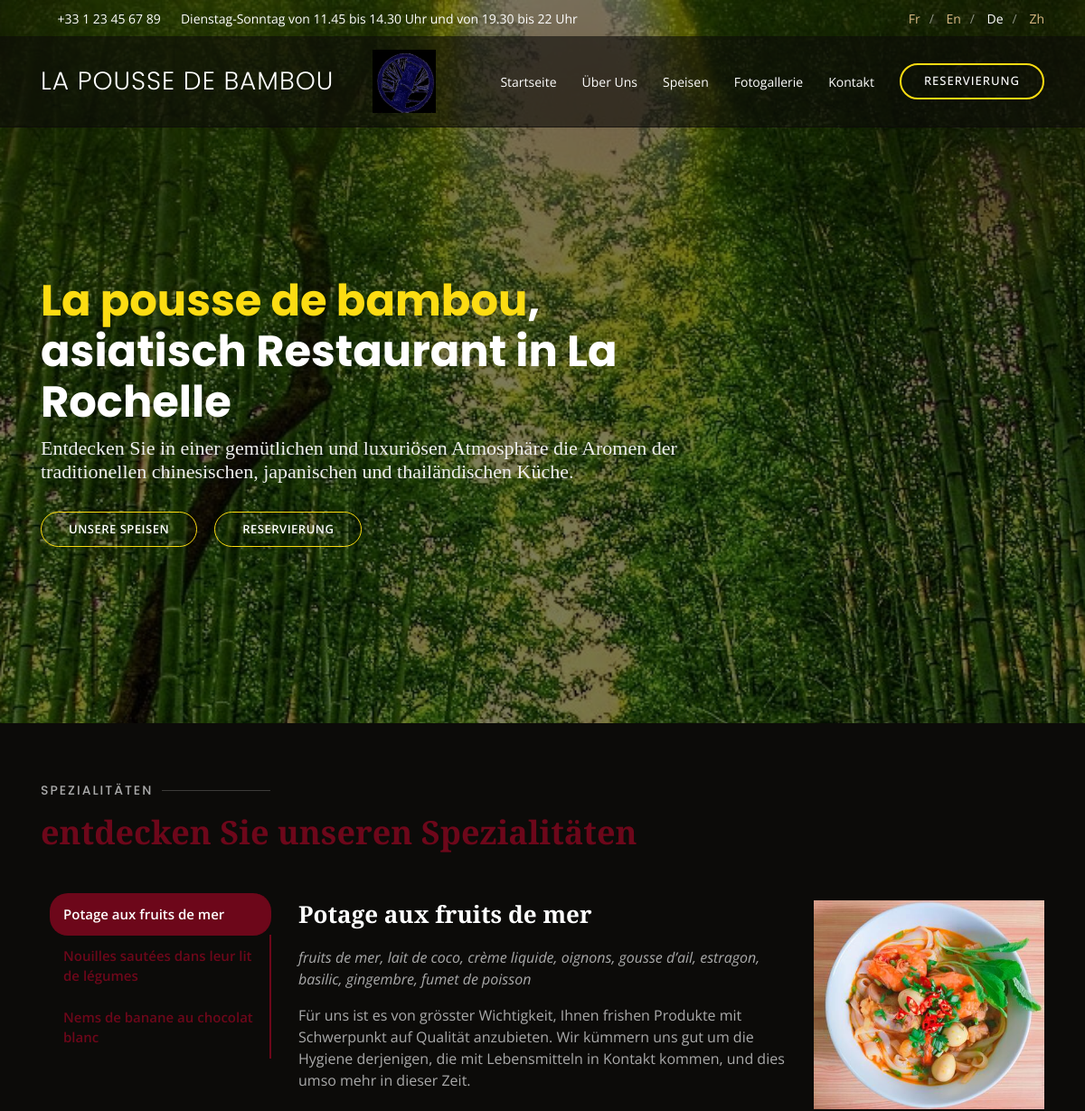
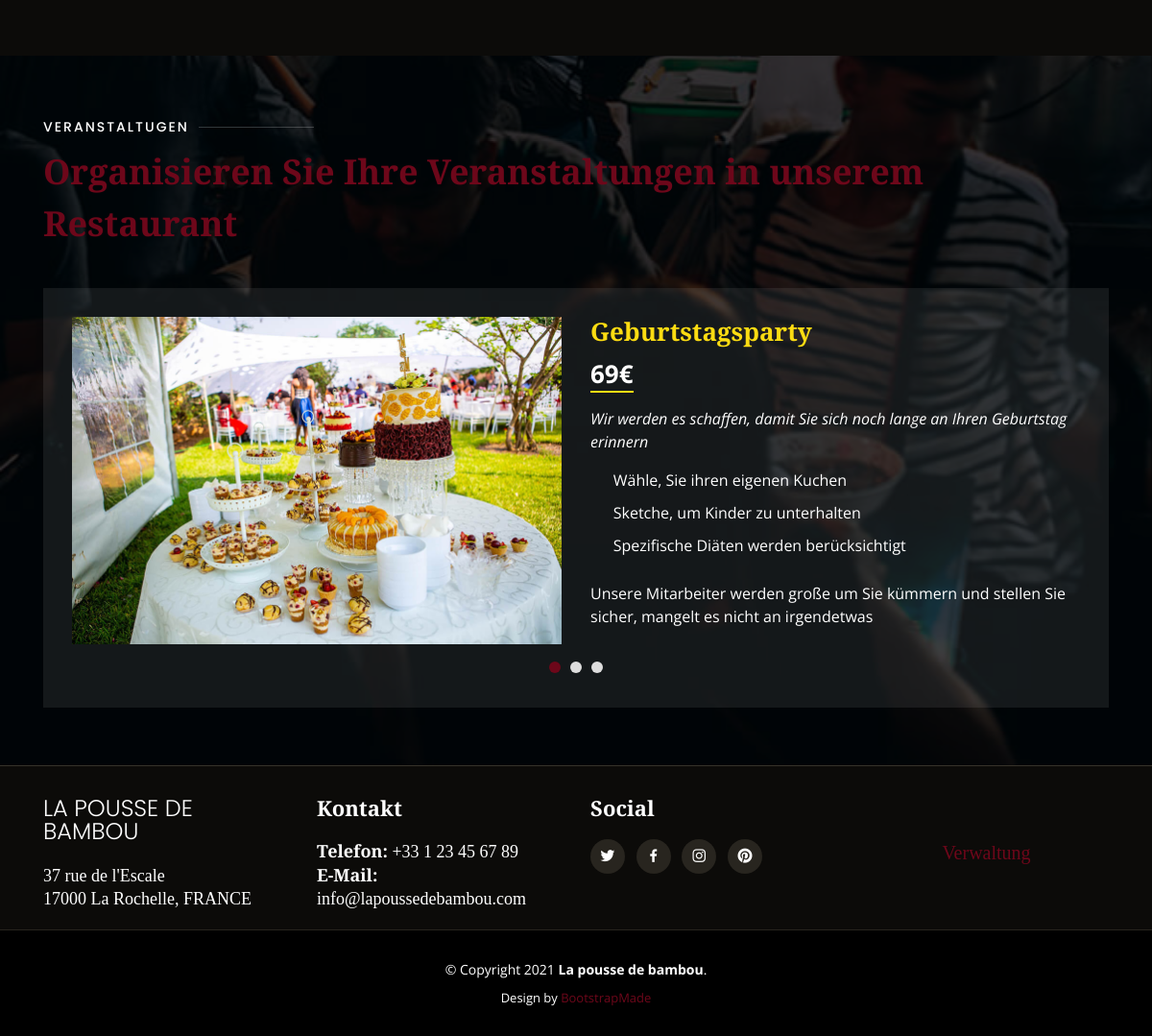
Screenshot of /?lang=de with the database file from the repository (2 pictures, top to bottom).
### tables this page shows
CREATE TABLE `Plats` (
  `id_plat` int(11) NOT NULL,
  `nom_plat` varchar(44) NOT NULL,
  `description` varchar(124) NOT NULL,
  `id_type` int(11) NOT NULL,
  `prix_euros` decimal(10,2) NOT NULL,
  `img_plat` varchar(45) NOT NULL
);

### app/controllers/ControllerPlat.php (called while the page is built, shortened)
<?php
class ControllerPlat {
    private $model;
    public function __construct()
    {
        $this->model = new PlatModel();
    }
    public function showAccueil($lang) {
        $language = $lang;
        $specialites = array();
        for ($i = 1; $i<4;$i++) {
            $specialites[] = $this->model->findSpecialty($i);
        }
        $langUsed = new LanguageUsed();
        $evenements = array();
        $imagesEvent = array('app/assets/img/event-birthday.jpg', 'app/assets/img/event-private.jpg',
            'app/assets/img/event-custom.jpg');
        $prices = array(69, 120, 143);
        for ($i=1;$i<4;$i++) {
            $e = 'e'.$i.'_';
            $evenements[$i-1] = new Event(htmlspecialchars($language[$e.'nom']), $imagesEvent[$i-1],
                htmlspecialchars($langUsed->changePriceAccordingly($prices[$i-1])), htmlspecialchars($language[$e.'italic']),
                htmlspecialchars($language[$e.'1']),
                htmlspecialchars($language[$e.'2']), htmlspecialchars($language[$e.'3']),
                htmlspecialchars($language[$e.'p'])
            );
        }
        include 'app/views/view_accueil.php';
    }
}

### index.php (called while the page is built, shortened)
<?php
function chargerClasse($classe) {
    $classe = str_replace('\\', '/', $classe);
}
$routeur = new Routeur();
$routeur->routerRequete();

### app/models/Model.php (called while the page is built, shortened)
<?php
class Model
{
    private $connexion;
    protected $table;
    public function __construct()
    {
        $db = new Database();
        $this->connexion = $db->getConnexion();
    }
    protected function executerRequete($params = null, $req = 'find')
    {
        $requete = $this->$req($params);
        $resultat = $this->connexion->prepare($requete);
        if (!($req == 'find' && $params == null)) {
            if (isset($params['params'])) {
                $p = $params['params'];
            }
            else $p = $params;
            foreach ($p as $key => $value) {
                if ($value != 'NOW()') $resultat->bindValue($key, $value);
            }
        }
        if ($resultat->execute()) {
            if ($req == 'find') return $resultat->fetchAll(PDO::FETCH_ASSOC);
            else return true;
        } else return false;
    }
    private function find($data)
    {
        $select = 'SELECT ';
        if (isset($data['fields'])) {
            $select .= $data['fields'] . '';
        } else {
            $select .= '*';
        }
        $select .= ' FROM ' . $this->table . '';
        if (isset($data['conditions'])) {
            $select .= ' WHERE ' . $data['conditions'] . '';
        }
        if (isset($data['order'])) {
            $select .= ' ORDER BY ' . $data['order'] . '';
        }
        $select .= ';';
        return $select;
    }
}

### app/config/Database.php (called while the page is built, shortened)
<?php
class Database {
    private $serveur = 'localhost';
    private $user = 'root';
    private $mdp = 'mysql';
    private $bd = 'LaPousseDeBambou';
    public function getConnexion() {
        $this->connexion = null;
        try {
            $this->connexion = new \PDO('mysql:host=' . $this->serveur . ';dbname=' . $this->bd,
                $this->user, $this->mdp);
            $this->connexion->exec("SET CHARACTER SET utf8");
        } catch (\PDOException $e) {
            echo 'Erreur : ' . $e->getMessage() . '<br />';
            echo 'N° : ' . $e->getCode();
        }
        return $this->connexion;
    }
}

### app/languages/Lang.php (called while the page is built, shortened)
<?php
abstract class Lang {
    public function __construct()
    {
        $functions = ['Accueil', 'Events', 'About', 'Gallery', 'Footer', 'Menu', 'Contact', 'Book'];
    }
}

### app/models/PlatModel.php (called while the page is built, shortened)
<?php
class PlatModel extends Model {
    public function __construct() {
        $this->table = '`Plats`';
    }
    public function findSpecialty($id_type) {
        $params = array(':id' => $id_type);
        $data = array(
            'order' => 'RAND() LIMIT 1',
            'conditions' => 'id_type = :id',
            'params' => $params
        );
        $donnees =  parent::executerRequete($data);
        return new Plat($donnees[0]);
    }
}

### app/entities/Plat.php (called while the page is built, shortened)
<?php
class Plat {
    private $nom_plat;
    private $description;
    private $img_plat;
    public function getNomPlat()
    {
        return $this->nom_plat;
    }
    public function setNom_plat($nom_plat)
    {
        $this->nom_plat = $nom_plat;
    }
    public function getDescription()
    {
        return $this->description;
    }
    public function setDescription($description)
    {
        $this->description = $description;
    }
    public function getImgPlat()
    {
        return $this->img_plat;
    }
    public function setImg_plat($img_plat)
    {
        $this->img_plat = $img_plat;
    }
    public function hydrate($data) {
        foreach ($data as $key => $value) {
            $method = 'set' . ucfirst($key);
        }
    }
}

### app/languages/LanguageUsed.php (called while the page is built, shortened)
<?php
class LanguageUsed {
    public $languages;
    public function __construct()
    {
        $this->languages = array( 'fr', 'en', 'de', "zh");
    }
    public function is_language_supported( $lang_id ) {
        return in_array( $lang_id, $this->languages );
    }
    function set_lang_id( $lang_id ) {
        if ( (strlen( $lang_id ) == 2) AND $this->is_language_supported( $lang_id ) ) {
            return true;
        } else {
            return false;
        }
    }
    public function get_lang_id() {
        return ( isset( $_SESSION['lang'] )
            && (strlen( $_SESSION['lang']  ) == 2)
            && $this->is_language_supported( $_SESSION['lang'] ) )
            ? htmlspecialchars($_SESSION['lang']) : $this->languages[0];
    }
    public function changePriceAccordingly($price_euros) {
        switch ($this->get_lang_id()) {
            default:
                return $price_euros."€";
        }
    }
}

### app/entities/Event.php (called while the page is built, shortened)
<?php
class Event {
    public function __construct($nom, $img, $prix, $italic, $_1, $_2, $_3, $p) {
        $this->nom = $nom;
        $this->img = $img;
        $this->prix = $prix;
        $this->italic = $italic;
        $this->p = $p;
    }
}

### app/views/view_accueil.php (the view)
<!DOCTYPE html>
<html lang="fr">
<?php require 'app/templates/head.php';?>
<body>
<?php require 'app/templates/header.php';?>
<section id="hero" class="d-flex align-items-center">
    <div class="container position-relative text-center text-lg-left" data-aos="zoom-in" data-aos-delay="100">
        <div class="row">
            <div class="col-lg-8">
                <h1><span><?= htmlspecialchars($language['nomSite']);?></span>, <?= htmlspecialchars($language['restoAsiat']);?></h1>
                <h2><?= htmlspecialchars($language['hero']);?></h2>
                <div class="btns">
                    <a href="index.php?page=menu" class="btn-menu animated fadeInUp">
                        <?= htmlspecialchars($language['ourMenu']);?></a>
                    <a href="index.php?page=bookTable" class="btn-book animated fadeInUp">
                        <?= htmlspecialchars($language['book']);?></a>
                </div>
            </div>
        </div>
    </div>
</section>
<main id="main">
    <section id="specials" class="specials">
        <div class="container" data-aos="fade-up">
            <div class="section-title">
                <h2><?= htmlspecialchars($language['specialties']);?></h2>
                <p> <?= htmlspecialchars($language['discoverSpecialties']);?></p>
            </div>
            <div class="row" data-aos="fade-up" data-aos-delay="100">
                <div class="col-lg-3">
                    <ul class="nav nav-tabs flex-column">
                        <?php foreach ($specialites as $key => $values) :
                        $activeShow = "";
                        if ($key == 0) $activeShow = "active show" ?>
                        <li class="nav-item">
                            <a class="nav-link <?=$activeShow?>" data-toggle="tab"
                               href="#tab-<?=$key?>"><?= $values->getNomPlat() ?></a>
                        </li>
                        <?php endforeach; ?>
                    </ul>
                </div>
                <div class="col-lg-9 mt-4 mt-lg-0">
                    <div class="tab-content">
                        <?php foreach ($specialites as $key => $values) :
                            $activeShow = "";
                            if ($key == 0) $activeShow = "active show" ?>
                            <div class="tab-pane <?= $activeShow ?>" id="tab-<?= $key ?>">
                                <div class="row">
                                    <div class="col-lg-8 details order-2 order-lg-1">
                                        <h3><?= $values->getNomPlat() ?></h3>
                                        <p class="font-italic"><?= $values->getDescription()?></p>
                                        <p><?= htmlspecialchars($language['specialtiesSpeech']);?></p>
                                    </div>
                                    <div class="col-lg-4 text-center order-1 order-lg-2">
                                        <img src="../<?= $values->getImgPlat() ?>" alt="" class="img-fluid">
                                    </div>
                                </div>
                            </div>
                        <?php endforeach; ?>
                    </div>
                </div>
            </div>
        </div>
    </section>
    <section id="events" class="events">
        <div class="container" data-aos="fade-up">
            <div class="section-title">
                <h2><?= htmlspecialchars($language['events']);?></h2>
                <p><?= htmlspecialchars($language['organizeEvents']);?></p>
            </div>
            <div class="owl-carousel events-carousel" data-aos="fade-up" data-aos-delay="100">
                <?php foreach ($evenements as $key => $event) : ?>
                    <div class="row event-item">
                        <div class="col-lg-6">
                            <img src="<?= $event->img ?>" class="img-fluid" alt="">
                        </div>
                        <div class="col-lg-6 pt-4 pt-lg-0 content">
                            <h3><?= $event->nom ?></h3>
                            <div class="price">
                                <p><span><?= $event->prix ?></span></p>
                            </div>
                            <p class="font-italic"><?= $event->italic ?></p>
                            <ul>
                                <?php for ($i=1;$i<4;$i++) :
                                    $e = '_'.$i;?>
                                <li><i class="icofont-check-circled"></i> <?= $event->$e ?></li>
                                <?php endfor;?>
                            </ul>
                            <p><?= $event->p ?></p>
                        </div>
                    </div>
                <?php endforeach; ?>
            </div>
        </div>
    </section>
</main>
<?php require 'app/templates/footer.php'; ?>
</body>
</html>

### app/assets/css/style.css (style rules this page uses)
body { font-family: "Open Sans", sans-serif; background: #0c0b09; color: #fff; }
a { color: #6d071a; }
h1, h2, h3, h4, h5, h6 { font-family: "Playfair Display", serif; }
#hero { width: 100%; height: 100vh; background: url("../img/bamboo_forest.jpg") top center; background-size: cover; position: relative; padding: 0; }
#hero:before { content: ""; background: rgba(0, 0, 0, 0.5); position: absolute; bottom: 0; top: 0; left: 0; right: 0; }
#hero .container { padding-top: 110px; }
#hero h1 { margin: 0; font-size: 48px; font-weight: 700; line-height: 56px; color: #fff; font-family: "Poppins", sans-serif; }
#hero h1 span { color: #fcdc12; }
#hero h2 { color: #eee; margin: 10px 0 0 0; font-size: 22px; }
#hero .btns { margin-top: 30px; }
#hero .btn-menu, #hero .btn-book { font-weight: 600; font-size: 13px; letter-spacing: 0.5px; text-transform: uppercase; display: inline-block; padding: 12px 30px; border-radius: 50px; transition: 0.3s; line-height: 1; color: white; border: 1px solid #fcdc12; }
#hero .btn-book { margin-left: 15px; }
@media (min-width: 1024px) { #hero { background-attachment: fixed; } }
section { padding: 60px 0; overflow: hidden; }
.section-title h2 { font-size: 14px !important; font-weight: 500; padding: 10px 0; line-height: 1px; margin: 0 0 5px 0; letter-spacing: 2px; text-transform: uppercase; color: #aaaaaa; font-family: "Poppins", sans-serif; }
.section-title h2::after { content: ""; width: 120px; height: 1px; display: inline-block; background: rgba(255, 255, 255, 0.2); margin: 4px 10px; }
.section-title p { margin: 0; padding-bottom: 40px; font-size: 36px; font-weight: 700; font-family: "Playfair Display", serif; color: #6d071a; }
.specials { overflow: hidden; }
.specials .nav-tabs { border: 0; }
.specials .nav-link { border: 0; padding: 12px 15px; transition: 0.3s; color: #fff; border-radius: 0; border-right: 2px solid #6d071a; font-weight: 600; font-size: 15px; }
.specials .nav-link.active { color: #fff; background: #6d071a; border-color: #6d071a; }
.specials .tab-pane.active { -webkit-animation: fadeIn 0.5s ease-out; animation: fadeIn 0.5s ease-out; }
.specials .details h3 { font-size: 26px; font-weight: 600; margin-bottom: 20px; color: #fff; }
.specials .details p { color: #aaaaaa; }
.specials .details p:last-child { margin-bottom: 0; }
.events { background: url(../img/events-bg.jpg) center center no-repeat; background-size: cover; position: relative; }
.events::before { content: ''; background-color: rgba(0, 0, 0, 0.8); position: absolute; top: 0; right: 0; left: 0; bottom: 0; }
.events .section-title h2 { color: #fff; }
.events .container { position: relative; }
@media (min-width: 1024px) { .events { background-attachment: fixed; } }
.events .events-carousel { background: rgba(255, 255, 255, 0.08); padding: 30px; }
.events .event-item { color: #fff; }
.events .event-item h3 { font-weight: 600; font-size: 26px; color: #fcdc12; }
.events .event-item .price { font-size: 26px; font-family: "Open Sans", sans-serif; font-weight: 700; margin-bottom: 15px; }
.events .event-item .price span { border-bottom: 2px solid #fcdc12; }
.events .event-item ul { list-style: none; padding: 0; }
.events .event-item ul li { padding-bottom: 10px; }
.events .event-item ul i { font-size: 20px; padding-right: 4px; color: #fcdc12; }
.events .event-item p:last-child { margin-bottom: 0; }
.mt-4 { margin-top: 0.5rem !important; }
.nav .nav-item { margin-left: 10px; }
.nav .nav-item a { color: #6d071a; }
.nav .nav-item .active { color: #fff; border-radius: 20px !important; background: #6d071a; }
html { height: 100%; }

### rows the page displays
plats: nom_plat "Potage aux fruits de mer", description "fruits de mer, lait de coco, crème liquide, oignons, gousse d’ail, estragon, basilic, gingembre, fumet de poisson", img_plat (picture)
plats: nom_plat "Nouilles sautées dans leur lit de légumes"
plats: nom_plat "Nems de banane au chocolat blanc"

### other values shown
$language['openings'] "Dienstag-Sonntag von 11.45 bis 14.30 Uhr und von 19.30 bis 22 Uhr"
$lang "Fr"
$lang "En"
$lang "De"
$lang "Zh"
$language['nomSite'] "LA POUSSE DE BAMBOU"
$language['home'] "Startseite"
$language['about'] "Über Uns"
$language['menu'] "Speisen"
$language['gallery'] "Fotogallerie"
$language['contact'] "Kontakt"
$language['book'] "RESERVIERUNG"
$language['nomSite'] "La pousse de bambou"
$language['restoAsiat'] "asiatisch Restaurant in La Rochelle"
$language['hero'] "Entdecken Sie in einer gemütlichen und luxuriösen Atmosphäre die Aromen der traditionellen chinesischen, japanischen und thailändischen Küche."
